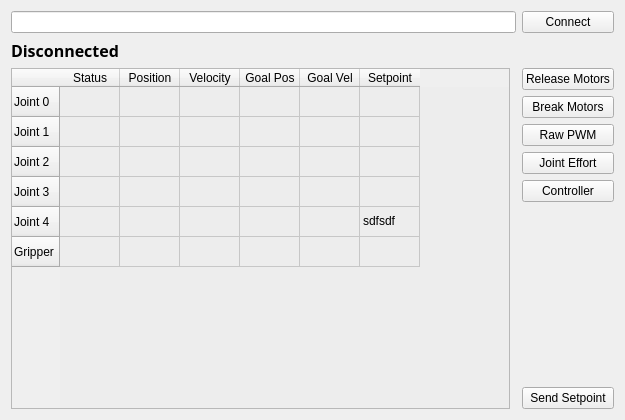
<?xml version="1.0" encoding="UTF-8"?>
<ui version="4.0">
 <class>Form</class>
 <widget class="QWidget" name="Form">
  <property name="geometry">
   <rect>
    <x>0</x>
    <y>0</y>
    <width>625</width>
    <height>420</height>
   </rect>
  </property>
  <property name="windowTitle">
   <string>Arips Arm Plugin</string>
  </property>
  <property name="windowOpacity">
   <double>1.000000000000000</double>
  </property>
  <layout class="QGridLayout" name="gridLayout">
   <property name="sizeConstraint">
    <enum>QLayout::SetMinAndMaxSize</enum>
   </property>
   <item row="5" column="2">
    <widget class="QPushButton" name="btnModeDirectJoints">
     <property name="toolTip">
      <string>Apply direct efforts on each joint motor</string>
     </property>
     <property name="text">
      <string>Joint Effort</string>
     </property>
    </widget>
   </item>
   <item row="3" column="2">
    <widget class="QPushButton" name="btnModeBreak">
     <property name="toolTip">
      <string>Shortcut motors</string>
     </property>
     <property name="text">
      <string>Break Motors</string>
     </property>
    </widget>
   </item>
   <item row="6" column="2">
    <widget class="QPushButton" name="btnModeController">
     <property name="toolTip">
      <string>Use controller to reach user joint setpoints</string>
     </property>
     <property name="text">
      <string>Controller</string>
     </property>
    </widget>
   </item>
   <item row="4" column="2">
    <widget class="QPushButton" name="btnModeRawMotors">
     <property name="toolTip">
      <string>Raw motor PWM</string>
     </property>
     <property name="text">
      <string>Raw PWM</string>
     </property>
    </widget>
   </item>
   <item row="0" column="2">
    <widget class="QPushButton" name="btnConnectDisconnect">
     <property name="text">
      <string>Connect</string>
     </property>
    </widget>
   </item>
   <item row="1" column="0" colspan="3">
    <widget class="QLabel" name="lblStatus">
     <property name="font">
      <font>
       <family>Sans Serif</family>
       <pointsize>12</pointsize>
       <weight>75</weight>
       <italic>false</italic>
       <bold>true</bold>
      </font>
     </property>
     <property name="text">
      <string>Disconnected</string>
     </property>
    </widget>
   </item>
   <item row="2" column="2">
    <widget class="QPushButton" name="btnModeIdle">
     <property name="toolTip">
      <string>Release motors</string>
     </property>
     <property name="text">
      <string>Release Motors</string>
     </property>
    </widget>
   </item>
   <item row="7" column="2" rowspan="2">
    <spacer name="verticalSpacer">
     <property name="orientation">
      <enum>Qt::Vertical</enum>
     </property>
     <property name="sizeHint" stdset="0">
      <size>
       <width>20</width>
       <height>136</height>
      </size>
     </property>
    </spacer>
   </item>
   <item row="0" column="0" colspan="2">
    <widget class="QLineEdit" name="prefixEdit"/>
   </item>
   <item row="9" column="2">
    <widget class="QPushButton" name="btnSendSetpoint">
     <property name="text">
      <string>Send Setpoint</string>
     </property>
    </widget>
   </item>
   <item row="2" column="0" rowspan="8">
    <widget class="QTableWidget" name="tblJointStates">
     <property name="enabled">
      <bool>true</bool>
     </property>
     <property name="sizePolicy">
      <sizepolicy hsizetype="MinimumExpanding" vsizetype="MinimumExpanding">
       <horstretch>2</horstretch>
       <verstretch>1</verstretch>
      </sizepolicy>
     </property>
     <property name="palette">
      <palette>
       <active>
        <colorrole role="Light">
         <brush brushstyle="SolidPattern">
          <color alpha="255">
           <red>237</red>
           <green>237</green>
           <blue>237</blue>
          </color>
         </brush>
        </colorrole>
        <colorrole role="Base">
         <brush brushstyle="SolidPattern">
          <color alpha="255">
           <red>237</red>
           <green>237</green>
           <blue>237</blue>
          </color>
         </brush>
        </colorrole>
       </active>
       <inactive>
        <colorrole role="Light">
         <brush brushstyle="SolidPattern">
          <color alpha="255">
           <red>237</red>
           <green>237</green>
           <blue>237</blue>
          </color>
         </brush>
        </colorrole>
        <colorrole role="Base">
         <brush brushstyle="SolidPattern">
          <color alpha="255">
           <red>237</red>
           <green>237</green>
           <blue>237</blue>
          </color>
         </brush>
        </colorrole>
       </inactive>
       <disabled>
        <colorrole role="Light">
         <brush brushstyle="SolidPattern">
          <color alpha="255">
           <red>237</red>
           <green>237</green>
           <blue>237</blue>
          </color>
         </brush>
        </colorrole>
        <colorrole role="Base">
         <brush brushstyle="SolidPattern">
          <color alpha="255">
           <red>255</red>
           <green>255</green>
           <blue>255</blue>
          </color>
         </brush>
        </colorrole>
       </disabled>
      </palette>
     </property>
     <property name="autoFillBackground">
      <bool>false</bool>
     </property>
     <property name="editTriggers">
      <set>QAbstractItemView::DoubleClicked</set>
     </property>
     <property name="dragDropOverwriteMode">
      <bool>false</bool>
     </property>
     <property name="selectionMode">
      <enum>QAbstractItemView::NoSelection</enum>
     </property>
     <property name="selectionBehavior">
      <enum>QAbstractItemView::SelectRows</enum>
     </property>
     <property name="showGrid">
      <bool>true</bool>
     </property>
     <property name="cornerButtonEnabled">
      <bool>false</bool>
     </property>
     <attribute name="horizontalHeaderVisible">
      <bool>true</bool>
     </attribute>
     <attribute name="horizontalHeaderCascadingSectionResizes">
      <bool>false</bool>
     </attribute>
     <attribute name="horizontalHeaderDefaultSectionSize">
      <number>60</number>
     </attribute>
     <attribute name="horizontalHeaderHighlightSections">
      <bool>false</bool>
     </attribute>
     <attribute name="horizontalHeaderMinimumSectionSize">
      <number>50</number>
     </attribute>
     <attribute name="horizontalHeaderStretchLastSection">
      <bool>false</bool>
     </attribute>
     <attribute name="verticalHeaderVisible">
      <bool>true</bool>
     </attribute>
     <attribute name="verticalHeaderDefaultSectionSize">
      <number>30</number>
     </attribute>
     <attribute name="verticalHeaderHighlightSections">
      <bool>false</bool>
     </attribute>
     <attribute name="verticalHeaderMinimumSectionSize">
      <number>30</number>
     </attribute>
     <attribute name="verticalHeaderShowSortIndicator" stdset="0">
      <bool>false</bool>
     </attribute>
     <attribute name="verticalHeaderStretchLastSection">
      <bool>false</bool>
     </attribute>
     <row>
      <property name="text">
       <string>Joint 0</string>
      </property>
     </row>
     <row>
      <property name="text">
       <string>Joint 1</string>
      </property>
     </row>
     <row>
      <property name="text">
       <string>Joint 2</string>
      </property>
     </row>
     <row>
      <property name="text">
       <string>Joint 3</string>
      </property>
     </row>
     <row>
      <property name="text">
       <string>Joint 4</string>
      </property>
     </row>
     <row>
      <property name="text">
       <string>Gripper</string>
      </property>
     </row>
     <column>
      <property name="text">
       <string>Status</string>
      </property>
      <property name="font">
       <font>
        <kerning>true</kerning>
       </font>
      </property>
     </column>
     <column>
      <property name="text">
       <string>Position</string>
      </property>
     </column>
     <column>
      <property name="text">
       <string>Velocity</string>
      </property>
     </column>
     <column>
      <property name="text">
       <string>Goal Pos</string>
      </property>
     </column>
     <column>
      <property name="text">
       <string>Goal Vel</string>
      </property>
     </column>
     <column>
      <property name="text">
       <string>Setpoint</string>
      </property>
     </column>
     <item row="0" column="0">
      <property name="text">
       <string/>
      </property>
     </item>
     <item row="0" column="1">
      <property name="text">
       <string/>
      </property>
      <property name="flags">
       <set>ItemIsEnabled</set>
      </property>
     </item>
     <item row="0" column="2">
      <property name="text">
       <string/>
      </property>
      <property name="flags">
       <set>ItemIsEnabled</set>
      </property>
     </item>
     <item row="0" column="5">
      <property name="text">
       <string/>
      </property>
      <property name="foreground">
       <brush brushstyle="SolidPattern">
        <color alpha="255">
         <red>0</red>
         <green>0</green>
         <blue>0</blue>
        </color>
       </brush>
      </property>
     </item>
     <item row="4" column="5">
      <property name="text">
       <string>sdfsdf</string>
      </property>
      <property name="flags">
       <set>ItemIsEditable|ItemIsEnabled</set>
      </property>
     </item>
    </widget>
   </item>
  </layout>
 </widget>
 <resources/>
 <connections/>
</ui>
